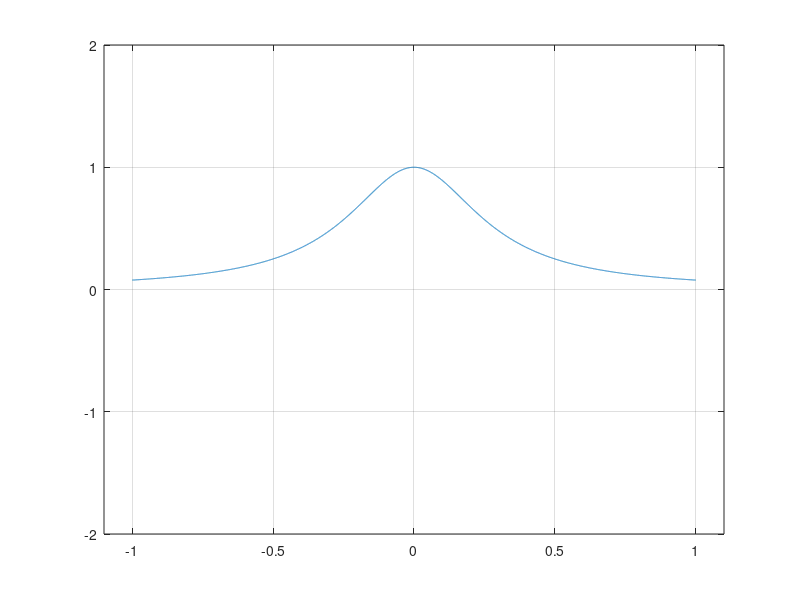

MATLAB code for this plot: (Note: this script raises an error after producing the figure.)

clear, clc
%% example 04
%% noise

%% Runge 
epsilon = 1e-1;
f = @(x) 1./(1+12*x.^2);
xx = linspace(-1,1,10000);
yy = f(xx);
figure(1)
plot(xx,yy)
axis([-1.1 1.1 -2 2]) 
grid on

% points set03: 25
% chebyshev
xtemp = linspace(0,pi,25)';
x3 = cos(xtemp);
y3 = f(x3);
y3 = y3 + epsilon*randn(25,1);
yy3 = fun_lagrangeInter(x3, y3, xx);
figure(2)
plot(xx,yy,'b:','LineWidth',2)
axis([-1.1 1.1 -2 2]) 
hold on
plot(x3,y3,'ko','LineWidth',1)
plot(xx,yy3,'r','LineWidth',1)
grid on
err1 = max(yy3-yy);

% points set03: 25
% cubicspline
x4 = linspace(-1,1,25)';
y4 = f(x4);
y4 = y4 + epsilon*randn(25,1);
yy4 = cubicSplineSimplySupported(x4, y4, xx);
figure(3)
plot(xx,yy,'b:','LineWidth',2)
axis([-1.1 1.1 -2 2]) 
hold on
plot(x4,y4,'ko','LineWidth',1)
plot(xx,yy4,'r','LineWidth',1)
grid on

err2 = max(yy4'-yy);

%% functions
function y = fun_lagrangeInter(X, Y, x)
n = length(X);
up = 0;
low = 0;
for i = 1:n
  w = 1;
  for j = 1:n
    if j ~= i
      w = w/(X(i)-X(j));
    end
  end
  up = up + w*Y(i)./(x-X(i));
  low = low + w./(x-X(i));
end
y = up./low;
end























































